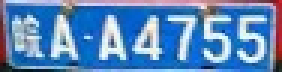
#> input picture task2/task2_member3/LPRNet_Pytorch/data/test/皖AA4755.jpg, 94 x 24 px (shown 3 times larger)
$ python -i ccpd_warp.py   (imports and definitions only)   (Python 2 division)
#> lines starting #> are read from the running program, lines starting #| are printed output that depends on the picture
import os
import cv2
import numpy as np

class CCPDWarp(object):
    def __init__(self, expand=1.08, min_size=10, rotate_if_tall=True, **kwargs):
        self.expand = float(expand)
        self.min_size = int(min_size)
        self.rotate_if_tall = bool(rotate_if_tall)

    # [43 lines left out: function _parse_vertices, not called in this run]

    def __call__(self, data):
        img = data["image"]
        img_path = data.get("img_path", None)

        pts = self._parse_vertices(img_path)
        if pts is None:
            return data  # 关键：失败直接跳过，不要抛异常！

        c = pts.mean(axis=0)
        pts = (pts - c) * self.expand + c

        h, w = img.shape[:2]
        pts[:, 0] = np.clip(pts[:, 0], 0, w - 1)
        pts[:, 1] = np.clip(pts[:, 1], 0, h - 1)

        tl, tr, br, bl = pts
        width = int(max(np.linalg.norm(tr - tl), np.linalg.norm(br - bl)))
        height = int(max(np.linalg.norm(bl - tl), np.linalg.norm(br - tr)))
        width = max(width, self.min_size)
        height = max(height, self.min_size)

        dst = np.array([[0,0],[width-1,0],[width-1,height-1],[0,height-1]], dtype=np.float32)
        M = cv2.getPerspectiveTransform(pts.astype(np.float32), dst)
        warped = cv2.warpPerspective(img, M, (width, height), flags=cv2.INTER_CUBIC, borderMode=cv2.BORDER_REPLICATE)

        if self.rotate_if_tall and warped.shape[0] / max(warped.shape[1], 1) >= 1.5:
            warped = cv2.rotate(warped, cv2.ROTATE_90_COUNTERCLOCKWISE)

        data["image"] = warped
        return data

>>> import cv2
>>> picture = cv2.imread('../../task2_member3/LPRNet_Pytorch/data/test/皖AA4755.jpg', cv2.IMREAD_GRAYSCALE)
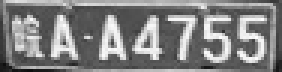
#> picture: shape (24, 94) (shown 3 times larger); min 13, max 255, mean 129.5
>>> result = CCPDWarp()(picture)
#> (the run stopped early here; a loop or call above may not have finished)

$ run again, on task2/task2_member3/LPRNet_Pytorch/data/test/皖AV2Z86.jpg
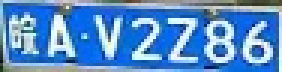
#> input picture task2/task2_member3/LPRNet_Pytorch/data/test/皖AV2Z86.jpg, 94 x 24 px (shown 3 times larger)
#> `picture = cv2.imread('../../task2_member3/LPRNet_Pytorch/data/test/皖AA..`:
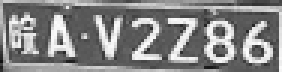
#> picture: shape (24, 94) (shown 3 times larger); min 16, max 255, mean 133.2

$ run again, on task2/task2_member3/LPRNet_Pytorch/data/test/皖AY066J.jpg
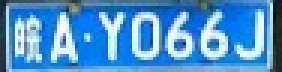
#> input picture task2/task2_member3/LPRNet_Pytorch/data/test/皖AY066J.jpg, 94 x 24 px (shown 3 times larger)
#> `picture = cv2.imread('../../task2_member3/LPRNet_Pytorch/data/test/皖AA..`:
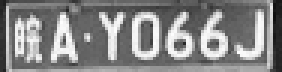
#> picture: shape (24, 94) (shown 3 times larger); min 14, max 254, mean 135
